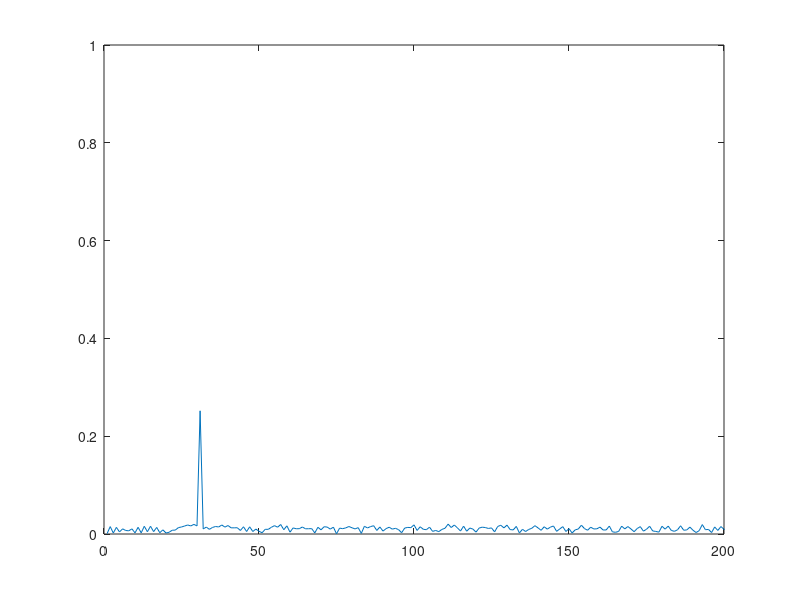
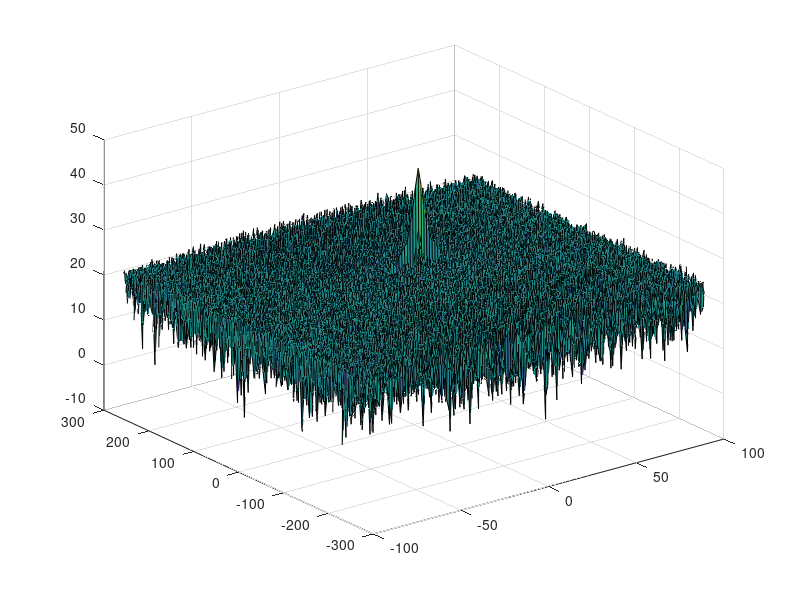

Recreate these plots in MATLAB, in order.
clear all
clc;

%% Radar Specifications 
%%%%%%%%%%%%%%%%%%%%%%%%%%%
% Frequency of operation = 77GHz
% Max Range = 200m
% Range Resolution = 1 m
% Max Velocity = 100 m/s
%%%%%%%%%%%%%%%%%%%%%%%%%%%

%speed of light = 3e8
%% User Defined Range and Velocity of target
% *%TODO* :
% define the target's initial position and velocity. Note : Velocity
% remains contant
d0 = 30; % init pos
v0 = 10; % init velocity

%% FMCW Waveform Generation

% *%TODO* :
%Design the FMCW waveform by giving the specs of each of its parameters.
% Calculate the Bandwidth (B), Chirp Time (Tchirp) and Slope (slope) of the FMCW
% chirp using the requirements above.
Rmax = 200;
dr = 1;
c = 3 * 10^8;
Bsweep = c / 2 * dr;
Tchirp = 5.5 * 2 * Rmax / c;
alpha = Bsweep / Tchirp; % Slope

disp(alpha)

%Operating carrier frequency of Radar 
fc= 77e9;             %carrier freq

%The number of chirps in one sequence. Its ideal to have 2^ value for the ease of running the FFT
%for Doppler Estimation. 
Nd=128;                   % #of doppler cells OR #of sent periods % number of chirps

%The number of samples on each chirp. 
Nr=1024;                  %for length of time OR # of range cells

% Timestamp for running the displacement scenario for every sample on each
% chirp
t=linspace(0,Nd*Tchirp,Nr*Nd); %total time for samples

%Creating the vectors for Tx, Rx and Mix based on the total samples input.
Tx=zeros(1,length(t)); %transmitted signal
Rx=zeros(1,length(t)); %received signal
Mix = zeros(1,length(t)); %beat signal

%Similar vectors for range_covered and time delay.
r_t=zeros(1,length(t));
td=zeros(1,length(t));

%% Signal generation and Moving Target simulation
% Running the radar scenario over the time. 

for i=1:length(t)         
    % *%TODO* :
    %For each time stamp update the Range of the Target for constant velocity. 
    r_t(i) = d0 + v0 * t(i);
    td(i) = 2 * r_t(i) / c;
    
    % *%TODO* :
    %For each time sample we need update the transmitted and
    %received signal. 
    Tx(i) = cos(2 * pi * (fc * t(i) + (alpha * t(i)^2) / 2));
    Rx(i) = cos(2 * pi * (fc * (t(i) - td(i)) + alpha * ((t(i) - td(i)) ^ 2) / 2.0));
    
    % *%TODO* :
    %Now by mixing the Transmit and Receive generate the beat signal
    %This is done by element wise matrix multiplication of Transmit and
    %Receiver Signal
    Mix(i) = Tx(i) .* Rx(i);
    
end

%% RANGE MEASUREMENT

 % *%TODO* :
%reshape the vector into Nr*Nd array. Nr and Nd here would also define the size of
%Range and Doppler FFT respectively.
Mix_matrix = reshape(Mix, Nr, Nd);

 % *%TODO* :
%run the FFT on the beat signal along the range bins dimension (Nr) and
%normalize.
f = fft(Mix_matrix, Nr);
f_norm = f / Nr;

 % *%TODO* :
% Take the absolute value of FFT output
f_abs = abs(f_norm);

 % *%TODO* :
% Output of FFT is double sided signal, but we are interested in only one side of the spectrum.
% Hence we throw out half of the samples.
f_one_side = f_abs(1:Nr/2);

%plotting the range
figure ('Name','Range from First FFT')
subplot(1,1,1)

 % *%TODO* :
 % plot FFT output 
plot(f_one_side);
axis ([0 200 0 1]);

%% RANGE DOPPLER RESPONSE
% The 2D FFT implementation is already provided here. This will run a 2DFFT
% on the mixed signal (beat signal) output and generate a range doppler
% map.You will implement CFAR on the generated RDM


% Range Doppler Map Generation.

% The output of the 2D FFT is an image that has reponse in the range and
% doppler FFT bins. So, it is important to convert the axis from bin sizes
% to range and doppler based on their Max values.

Mix=reshape(Mix,[Nr,Nd]);

% 2D FFT using the FFT size for both dimensions.
sig_fft2 = fft2(Mix,Nr,Nd);

% Taking just one side of signal from Range dimension.
sig_fft2 = sig_fft2(1:Nr/2,1:Nd);
sig_fft2 = fftshift (sig_fft2);
RDM = abs(sig_fft2);
RDM = 10*log10(RDM) ;

%use the surf function to plot the output of 2DFFT and to show axis in both
%dimensions
doppler_axis = linspace(-100,100,Nd);
range_axis = linspace(-200,200,Nr/2)*((Nr/2)/400);
figure,surf(doppler_axis,range_axis,RDM);

% %% CFAR implementation
% 
% %Slide Window through the complete Range Doppler Map
% 
% % *%TODO* :
% %Select the number of Training Cells in both the dimensions.
% 
% % *%TODO* :
% %Select the number of Guard Cells in both dimensions around the Cell under 
% %test (CUT) for accurate estimation
% 
% % *%TODO* :
% % offset the threshold by SNR value in dB
% 
% % *%TODO* :
% %Create a vector to store noise_level for each iteration on training cells
% noise_level = zeros(1,1);
% 
% 
% % *%TODO* :
% %design a loop such that it slides the CUT across range doppler map by
% %giving margins at the edges for Training and Guard Cells.
% %For every iteration sum the signal level within all the training
% %cells. To sum convert the value from logarithmic to linear using db2pow
% %function. Average the summed values for all of the training
% %cells used. After averaging convert it back to logarithimic using pow2db.
% %Further add the offset to it to determine the threshold. Next, compare the
% %signal under CUT with this threshold. If the CUT level > threshold assign
% %it a value of 1, else equate it to 0.
% 
% 
%    % Use RDM[x,y] as the matrix from the output of 2D FFT for implementing
%    % CFAR
% 
% 
% 
% 
% 
% % *%TODO* :
% % The process above will generate a thresholded block, which is smaller 
% %than the Range Doppler Map as the CUT cannot be located at the edges of
% %matrix. Hence,few cells will not be thresholded. To keep the map size same
% % set those values to 0. 
%  
% 
% 
% 
% 
% 
% 
% 
% 
% % *%TODO* :
% %display the CFAR output using the Surf function like we did for Range
% %Doppler Response output.
% figure,surf(doppler_axis,range_axis,'replace this with output');
% colorbar;


 
 